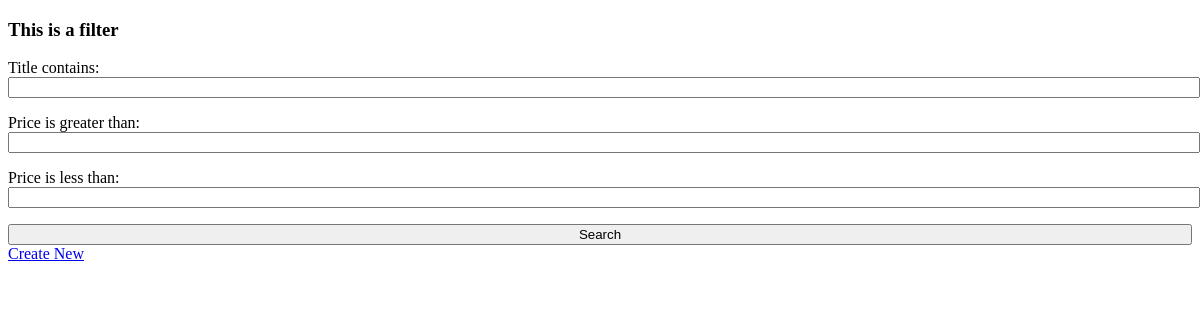
The app's page /filter/, older data.
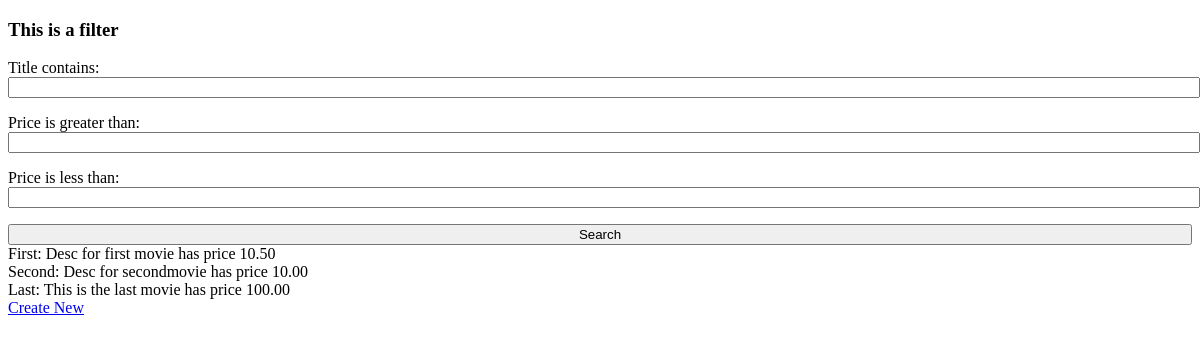
The same page, newer data.
### app_one/models.py (models this page shows, shortened)
class Film(models.Model):
    title = models.CharField(max_length=20)
    description = models.CharField(max_length=255)
    price = models.DecimalField(decimal_places=2, max_digits=5)
    objects = models.Manager()
    search_with_filter = FilmManager()

### app_one/views.py (the view)
# urls.py: path('filter/', show_films, name='show_films'),
def show_films(request):
    obj = Film.objects.all()
    filter = FilmFilter(request.GET, queryset=obj)
    return render(request, 'filters.html', {'filter': filter, 'obj': obj})

### templates/filters.html (shortened to what this page needs)
<!DOCTYPE html>
<html lang="en">
<head>
</head>
<body>
<h3>This is a filter</h3>
<form action="" method="GET">
    {{ filter.form.as_p }}
    <button type="submit" class="my_form">Search</button>
</form>
<ul>
{% for f in filter.qs %}
    <li>{{ f.title }}: {{ f.description }} has price {{ f.price }}</li>
{% endfor %}
</ul>
<a href="{% url 'create_film' %}">Create New</a>
</body>
</html>

### templates/filters.html (style rules this page uses)
ul { list-style-type: none; margin: 0; padding: 0; }
.my_form { width: 100%; }

Row changes from the older to the newer data that the page shows:
added Film: title "First", description "Desc for first movie", price "10.50"
added Film: title "Second", description "Desc for secondmovie", price "10.00"
added Film: title "Last", description "This is the last movie", price "100.00"
